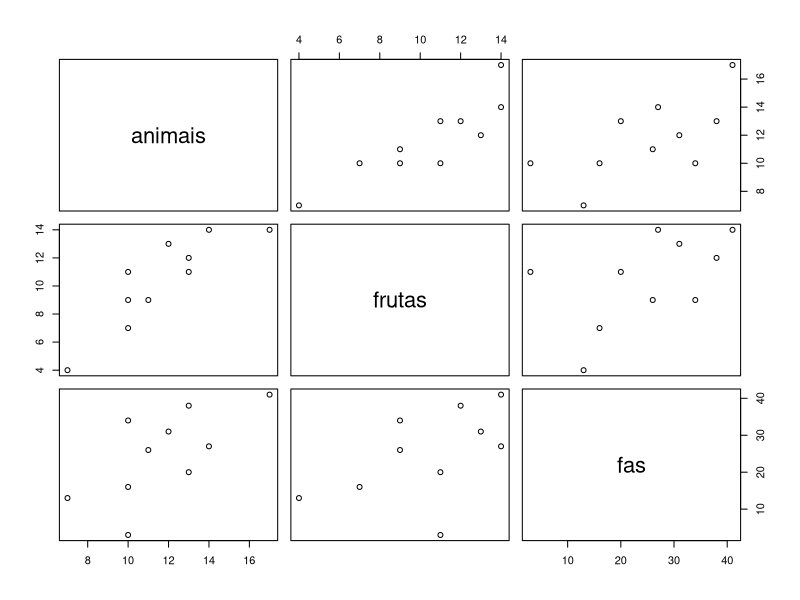

Here is the R script that generated this plot:
animais = c(10, 13, 14, 11, 10, 17, 10, 7, 12, 13)
frutas = c(11, 11, 14, 9, 7, 14, 9, 4, 13, 12)
fas = c(3, 20, 27, 26, 16, 41, 34, 13, 31, 38)
dados.fv = data.frame(animais, frutas, fas) # forma a matriz  com os vetores
dados.fv
cor(dados.fv)
round(cor(dados.fv),2) # mostra a correlação das matriz com duas casas decimais significatvas
pairs(dados.fv) #plota os gráficos de correlacão
#### fazendo o teste de significância
